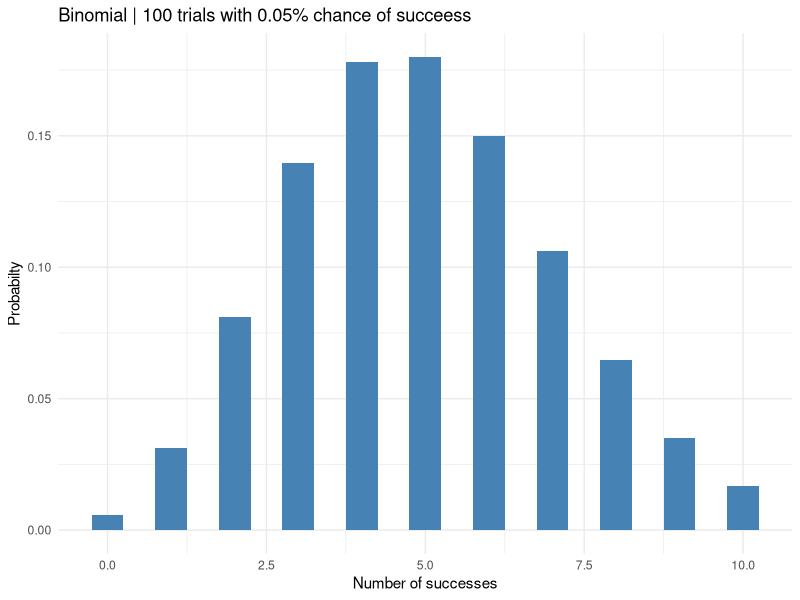
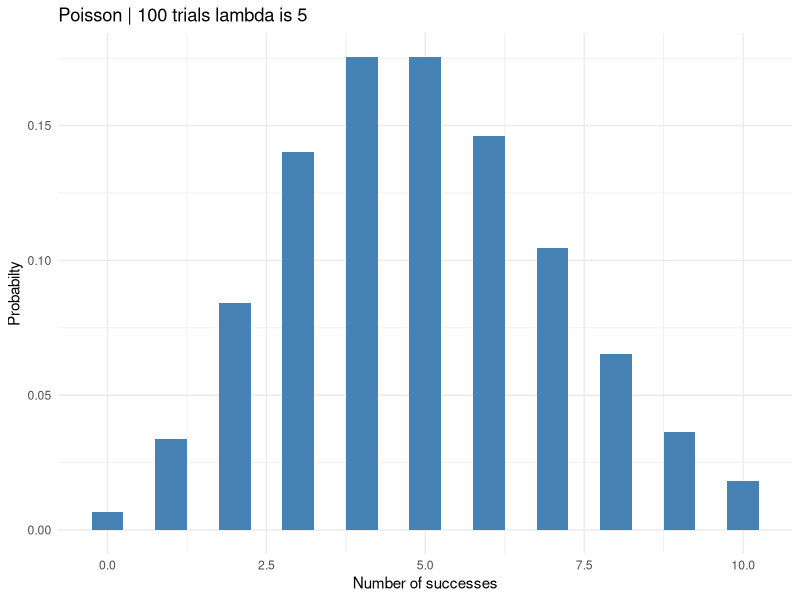

Here is the R script that generated these plots, in order: (Note: this script raises an error after producing the figures.)
p = 0.05
n = 100
lam = p * n
round(dpois(0, lam), 3)

round(pbinom(5, n, p), 3)
round(dbinom(0, n, p), 3)

library(ggplot2)
library(dplyr)
xs = seq(0, 10)
df = data_frame(events=xs, binom = dbinom(xs, n, p), pois=dpois(xs, n * p))
p1 = ggplot(df, aes(x=events, y=binom)) + geom_bar(stat="identity", width=0.5, fill="steelblue") + labs(title="Binomial | 100 trials with 0.05% chance of succeess", x="Number of successes", y = "Probabilty") + theme_minimal()
p2 = ggplot(df, aes(x=events, y=pois)) + geom_bar(stat="identity", width=0.5, fill="steelblue") + labs(title="Poisson | 100 trials lambda is 5", x="Number of successes", y = "Probabilty") + theme_minimal()
grid.arrange(p1, p2)


p = 0.25
q = 1 - p
n = 100
n * p > 5
n * q > 5
mu = n * p
s = sqrt(n * p * q)

round(pnorm(25.5, mu, s) - pnorm(24.5, mu, s), 3)
round(dbinom(20, n, p), 3)
round(pbinom(19, n, p),4)


es = seq(0, 6)
ps = c(0.214, 0.230, 0.240, 0.181, 0.1305, 0.0025, 0.002)
mu = sum(es * ps)
s = sqrt(sum(ps * (es - mu)^2))
round(s,3)

df = data_frame(x=es, cps=cumsum(ps))
ggplot(df) + geom_step(aes(x=x, y=cps)) +
  geom_vline(xintercept = 3, color='red') + 
  labs(title='Cumlative distribution (red line is the median)', x='Event', y='CDF')
ggplot(df, aes(x=es, y=cps)) + geom_bar(stat="identity", width=0.5, fill="steelblue") +
  geom_vline(xintercept = 3, color='red') + 
  labs(title='Cumlative distribution (red line is the median)', x='Event', y='CDF')

data("faithful")

round(nrow(faithful[(faithful$eruptions > 2) & (faithful$eruptions < 3), ]) / nrow(faithful), 3)

b = faithful[faithful$waiting > 70, ]

round(nrow(b[b$eruptions < 3.5,])/nrow(b), 3)

ggplot(faithful, aes(x=waiting, y=eruptions, colour = waiting > 70  & eruptions < 3)) + geom_point() +
  geom_hline(yintercept = 3) +
  geom_vline(xintercept = 70) +
  labs(title='Eruptions duration vs Waiting time', x='Waiting (min)', y='Eruptions (min)')

data("ChickWeight")

df = ChickWeight[(ChickWeight$Time == 21) & (ChickWeight$Diet == 1 | ChickWeight$Diet == 3),]
t.test(df[df$Diet == 1,]$weight, df[df$Diet == 3,]$weight, mu = 0, diff, alternative = c("two.sided"), var.equal = TRUE, conf.level = 0.95, paired = FALSE)

ggplot(df, aes(x=weight, y=Diet)) + geom_boxplot() +
  geom_boxplot(color="red", fill="orange", alpha=0.2) +
  theme_minimal() +
  labs(title='Weight distribution | Diets 1 and 3', x='Weight', y='Diet #')

df = ChickWeight[(ChickWeight$Diet == 3),]
w20 = df[df$Time == 20,]$weight
w21 = df[df$Time == 21,]$weight
df2 = data.frame(w20=w20, w21=w21)
ggplot(df2, aes(x=w20, y=w21)) + geom_point() + geom_abline(slope=1, intercept=0, color='blue') +
  theme_minimal() +
  

diff = w21 - w20
xbar = mean(diff)
mu = 0
s = sd(diff)
n = length(w20)
t = -(xbar - mu) / (s/sqrt(n))
ndf = n - 1
alpha = 0.05
t.critical = pt(alpha, ndf)
lower_ci = mu - t * (s / sqrt(n))

list("t statistic" = t,
     "p-value" = dt(t, ndf),
     "critical t" = t.critical,
     "conf interval" = list(lower = lower_ci, upper = "Inf"))

t.test(w20, w21, alternative = c('two.sided'), paired=TRUE)

data("warpbreaks")
warpbreaks
mbreaks = median(warpbreaks$breaks)
ggplot(warpbreaks) +
  geom_histogram(aes(x=breaks)) + theme_bw() +
  geom_vline(xintercept = mbreaks, color='blue') +
  geom_text(aes(x=mbreaks - 4, label=paste0("Blue line \nis median"), y=7.5)) +
  labs(title='Number of breaks per loom', x='# of breaks', y='Occurances')

make_mean_breaks = function (v) {
  if (v < mbreaks) {
    r = "below"
  } else {
    r = "above"
  }
  r
}

warpbreaks$median_breaks = apply(array(warpbreaks$breaks), 1,  make_mean_breaks)
warpbreaks
mbreaks
chisq.test(
  warpbreaks[warpbreaks$median_breaks == "above", ]$tension,
  warpbreaks[warpbreaks$median_breaks == "below", ]$tension
)

library(tidyverse)
df = warpbreaks %>% select("median_breaks", "tension")
chisq.test(table(df))
